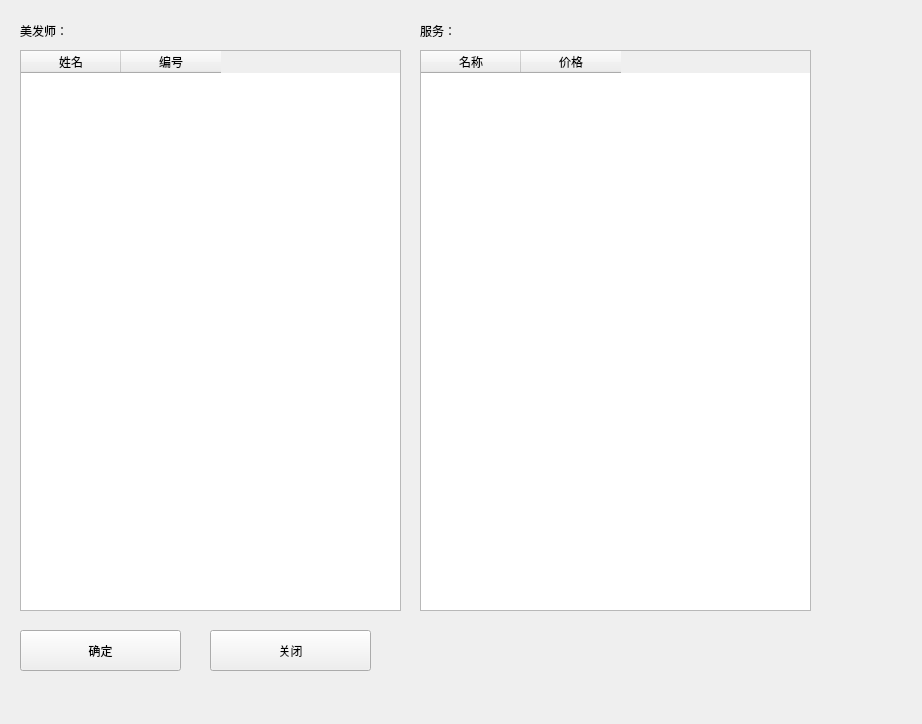
<?xml version="1.0" encoding="UTF-8"?>
<ui version="4.0">
 <class>Chooseform</class>
 <widget class="QWidget" name="Chooseform">
  <property name="geometry">
   <rect>
    <x>0</x>
    <y>0</y>
    <width>922</width>
    <height>724</height>
   </rect>
  </property>
  <property name="windowTitle">
   <string>消费选择</string>
  </property>
  <widget class="QTableWidget" name="employee_ec">
   <property name="geometry">
    <rect>
     <x>20</x>
     <y>50</y>
     <width>381</width>
     <height>561</height>
    </rect>
   </property>
   <column>
    <property name="text">
     <string>姓名</string>
    </property>
   </column>
   <column>
    <property name="text">
     <string>编号</string>
    </property>
   </column>
  </widget>
  <widget class="QTableWidget" name="service_ec">
   <property name="geometry">
    <rect>
     <x>420</x>
     <y>50</y>
     <width>391</width>
     <height>561</height>
    </rect>
   </property>
   <column>
    <property name="text">
     <string>名称</string>
    </property>
   </column>
   <column>
    <property name="text">
     <string>价格</string>
    </property>
   </column>
  </widget>
  <widget class="QPushButton" name="yes_bt">
   <property name="geometry">
    <rect>
     <x>20</x>
     <y>630</y>
     <width>161</width>
     <height>41</height>
    </rect>
   </property>
   <property name="text">
    <string>确定</string>
   </property>
  </widget>
  <widget class="QPushButton" name="cancel_bt">
   <property name="geometry">
    <rect>
     <x>210</x>
     <y>630</y>
     <width>161</width>
     <height>41</height>
    </rect>
   </property>
   <property name="text">
    <string>关闭</string>
   </property>
  </widget>
  <widget class="QLabel" name="label">
   <property name="geometry">
    <rect>
     <x>20</x>
     <y>20</y>
     <width>141</width>
     <height>21</height>
    </rect>
   </property>
   <property name="text">
    <string>美发师：</string>
   </property>
  </widget>
  <widget class="QLabel" name="label_2">
   <property name="geometry">
    <rect>
     <x>420</x>
     <y>20</y>
     <width>141</width>
     <height>21</height>
    </rect>
   </property>
   <property name="text">
    <string>服务：</string>
   </property>
  </widget>
 </widget>
 <resources/>
 <connections/>
</ui>
